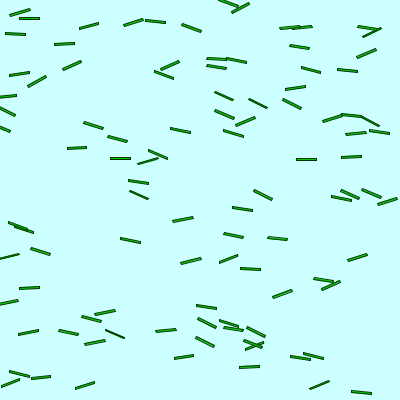
Frame 1 (no input)
Frame 60 (the mouse pressed at the canvas centre just before this capture): identical to frame 1, image omitted
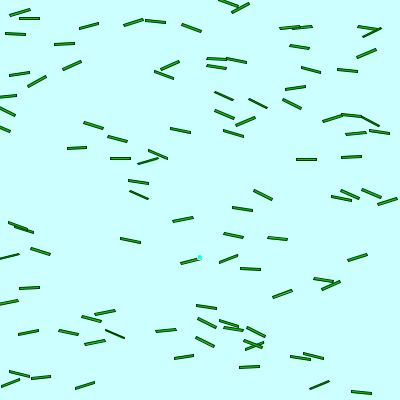
Frame 120 (the mouse held since frame 60 and released just before this capture)

The Processing sketch that drew these frames (run headless with seeded random() and noise(); from frame 60 on, the mouse is pressed at the canvas centre):

// Processing sketch: processing_139612
// ── processing_139612.pde

/*
Code by Pauline Unietis
Help from Natalie Freed

This code is meant to imitate the falling of drops onto leaves. By clicking, the user
creates a new drop that can hit the leaves and slide down them to the bottom.
You can make as many drops as you want.

Reference from http://processing.org/ including but not limited to:
http://processing.org/reference/PVector.html
http://processing.org/reference/mousePressed_.html
http://www.processing.org/examples/circlecollision.html

Inspiration from the following videos:
http://www.youtube.com/watch?v=uiP56jKiSpE
http://www.youtube.com/watch?v=eIOCCAvjiAE
http://www.youtube.com/watch?v=yuQmJsIqK8w
*/

ArrayList<DewDrop> drops; //arraylist of drops
Leaf[] leaves = new Leaf[100]; //array of leaves


void setup() 
{
  size(400, 400);
  smooth();
  rectMode(CENTER);
  for (int i = 0; i < leaves.length; i++) //goes through the array
  {
    leaves[i] = new Leaf(random(399), random(399), 20); //creates new leaves at random positions
  }
  drops = new ArrayList<DewDrop>(); //creates the arraylist of drops 
}

void draw() 
{
  background(204, 255, 255);
  for (int i = 0; i < leaves.length; i++) //goes through the array
  {
    leaves[i].display(); //displays all the leaves
  }
  for (int i = drops.size() - 1; i >=0; i--) //goes through the array
  {
    DewDrop drop = drops.get(i); //for each specific drop
    drop.display(); //display it
    drop.drop(); //make it fall
    drop.checkLeafCollision(leaves); //check to see if it's colliding with leaves
    drop.checkFloorCollision(); //check to see if it's colliding with the floor
  }
}

void mousePressed() //if the mouse is pressed
{
  drops.add(new DewDrop(mouseX, mouseY, 5, 1)); //make a new drop
}




class DewDrop
{
  PVector droppos; //vector for the drop's position
  int size; //size of drop
  float speed; //speed at which it's falling initially   
  DewDrop(float x, float y, int tempsize, float tempspeed)
  {
    droppos = new PVector(x, y); 
    speed = tempspeed; 
    size = tempsize;
  }
  void drop() //makes the drop fall
  {
    droppos.y = droppos.y + speed;
  }
  void checkFloorCollision() //checks if the drop is at the bottom
  {
    if (droppos.y >= 397)
    {
      speed = 0;
    }
  }
  void checkLeafCollision(Leaf leaves[]) //checks if the drop is hitting a leaf
  {
    for (int i = 0; i < leaves.length; i++)
    {
      float rate = abs(leaves[i].angle * 1.5); //rate of the sliding (faster for steeper angle)
      if (leaves[i].leafpos.x - leaves[i].size / 2 <= droppos.x &&  
      droppos.x <= leaves[i].leafpos.x + leaves[i].size / 2 && 
      leaves[i].leafpos.y - leaves[i].size / 7 <= droppos.y && 
      droppos.y <= leaves[i].leafpos.y + leaves[i].size / 7) //if it is colliding a leaf
      { 
        if (leaves[i].angle > 0) //if the leaf is facing right
        {
            droppos.x = droppos.x + rate; //move drop right
            droppos.y = droppos.y - leaves[i].size/7; //stay above leaf
        }
        else if (leaves[i].angle < 0) //if the leaf is facing left
        {
            droppos.x = droppos.x - rate; //move drop left
            droppos.y = droppos.y - leaves[i].size/7; //stay above leaf
        }
      }
    }
  }
  void display() //draw the drop
  { 
    stroke(196, 355, 354);
    fill(0, 255, 255);
    ellipse(droppos.x, droppos.y, size, size);
  }
}

class Leaf
{
  PVector leafpos; //vector for leaf's position
  int size; //size of leaf
  float angle = random(radians(-30), radians(30)); //angle of leaf
  Leaf(float x, float y, int tempsize)
  {
    leafpos = new PVector(x, y); 
    size = tempsize;
  }  
  void display() //draw the leaf
  {
    stroke(0, 51, 0);
    fill(0, 204, 0);
    pushMatrix();
    translate(leafpos.x, leafpos.y);
    rotate(angle);
    rect(0, 0, size, size/7);
    popMatrix();
  }
}
